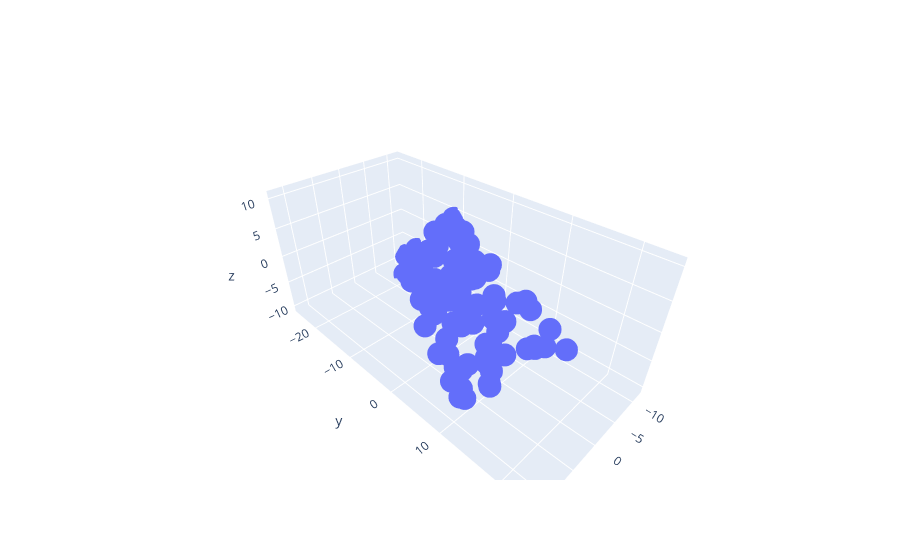

Source (notebook cell):
### Markdown cell above
Repeat the second part of Exercise 3-3 (the two vectors in $\mathbb{R}^3$), but use matrix-vector multiplication instead of vector-scalar multiplication. That is, compute $\mathbf{As}$ instead of $\sigma_1 \mathbf{v}_1 + \sigma_2 \mathbf{v}_2$.

### Code cell
import plotly.graph_objects as go
A = np.array([[3,0],
              [5,2],
              [1,2]])

xlim = [-4,4]
scalars = np.random.uniform(low=xlim[0],high=xlim[1],size=(100,2))

points = scalars@A.T

fig = go.Figure( data=[go.Scatter3d(x=points[:,0], y=points[:,1], z=points[:,2], mode='markers')])
fig.show()
